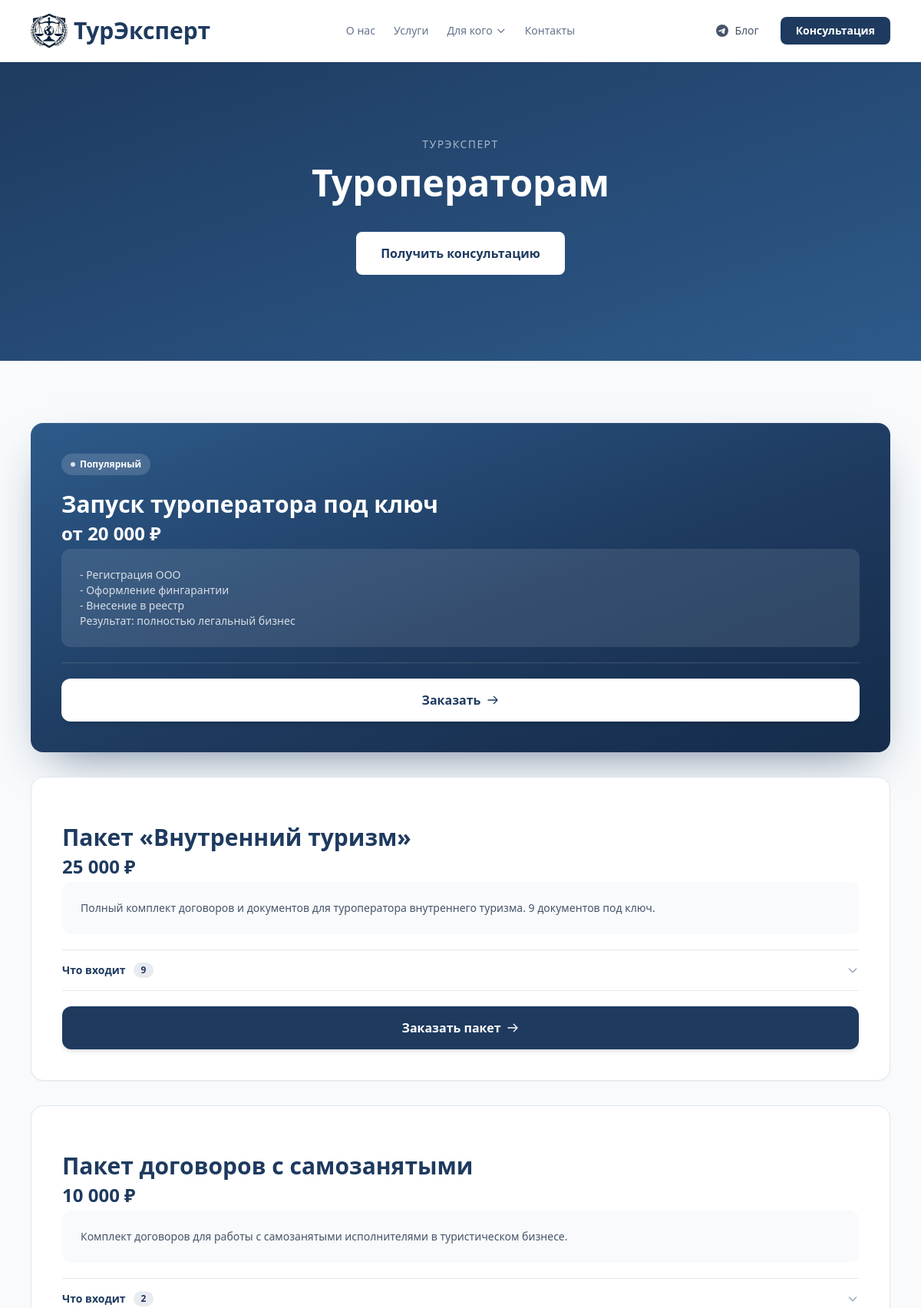
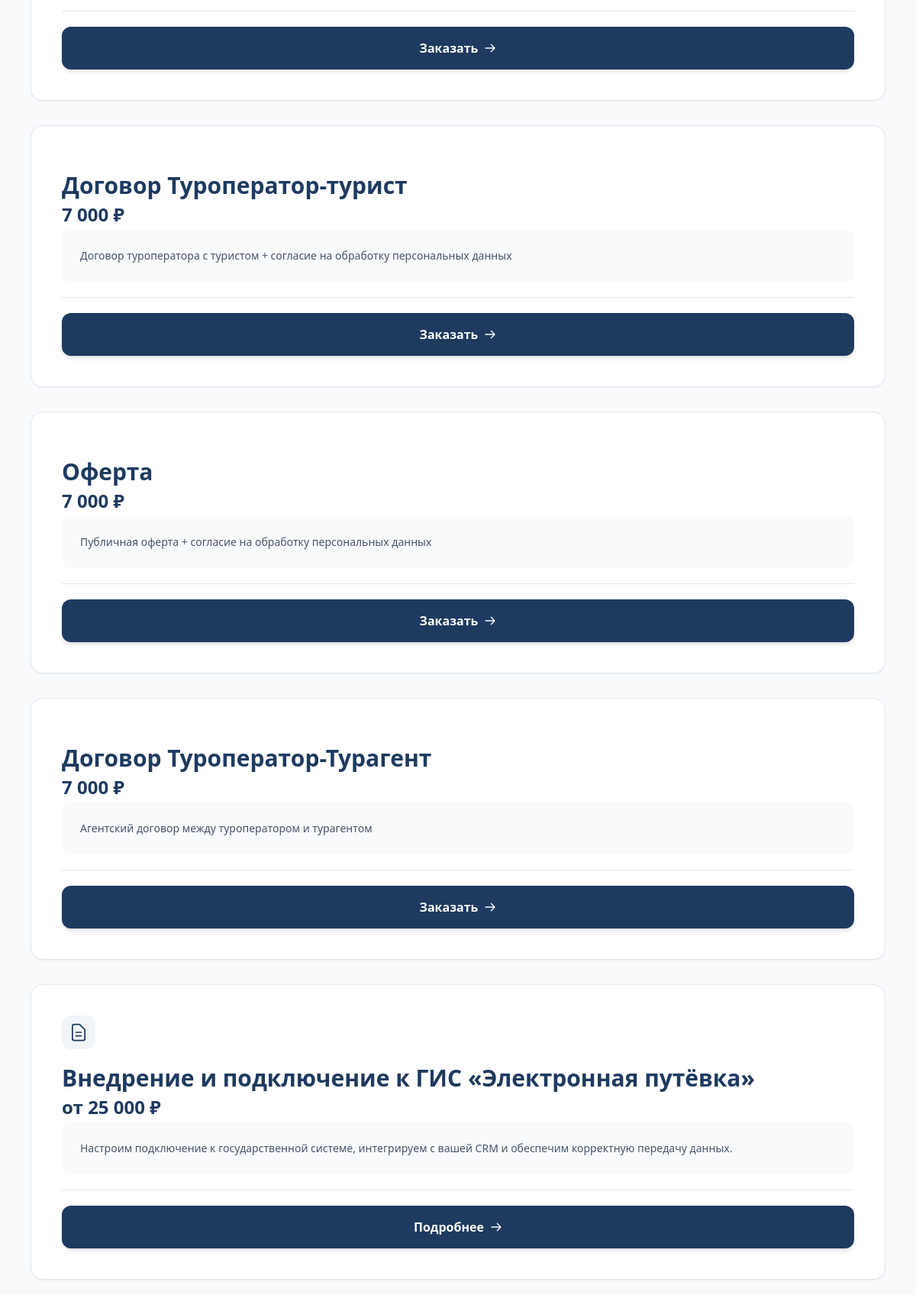
The app's page /dlya/turoperatoram/ (upper part) with its own data (2 pictures, top to bottom).
### core/models.py (models this page shows, shortened)
class AudiencePage(models.Model):
    slug = models.SlugField("URL (slug)", unique=True, allow_unicode=True)
    title = models.CharField("Заголовок", max_length=200)
    subtitle = models.CharField("Подзаголовок", max_length=400, blank=True)
    content = models.TextField("Основной текст", blank=True)
    meta_description = models.CharField("Meta description (SEO)", max_length=300, blank=True)
    is_published = models.BooleanField("Опубликована", default=False)
    order = models.PositiveIntegerField("Порядок в меню", default=0)
    class Meta:
        verbose_name = "Страница аудитории"
        verbose_name_plural = "Страницы аудиторий"
        ordering = ['order']

class PriceCard(models.Model):
    CARD_TYPES = (
        ('wide', 'Широкая'),
        ('thin', 'Тонкая'),
    )
    title = models.CharField(max_length=200, verbose_name="Название услуги")
    price_display = models.CharField(max_length=100, verbose_name="Цена (текст)")
    description = models.TextField(blank=True, verbose_name="Описание")
    button_text = models.CharField(max_length=50, default="Заказать", verbose_name="Текст кнопки")
    is_highlighted = models.BooleanField(default=False, verbose_name="Выделенная карточка")
    icon_svg = models.TextField(blank=True, null=True, verbose_name="SVG иконка (код)")
    card_type = models.CharField(max_length=10, choices=CARD_TYPES, default='thin', verbose_name="Тип карточки")
    detail_page = models.ForeignKey(
        InfoPage, on_delete=models.SET_NULL, blank=True, null=True,
        verbose_name="Страница подробнее"
    )
    audience = models.ForeignKey(
        AudiencePage, on_delete=models.SET_NULL, blank=True, null=True,
        verbose_name="Страница аудитории"
    )
    order = models.PositiveIntegerField(default=0, verbose_name="Порядок")
    class Meta:
        verbose_name = "Ценовая карточка"
        verbose_name_plural = "Ценовые карточки"
        ordering = ['order']

### core/views.py (the view)
# urls.py: path('dlya/<slug:slug>/', views.audience_page, name='audience_page'),
def audience_page(request, slug):
    page = get_object_or_404(AudiencePage, slug=slug, is_published=True)
    context = {
        'page': page,
        'wide_cards': PriceCard.objects.filter(card_type='wide', audience=page),
        'thin_cards': PriceCard.objects.filter(card_type='thin', audience=page),
        'info_cards': InfoCard.objects.filter(audience=page),
    }
    return render(request, 'core/audience.html', context)

### core/templates/core/audience.html (shortened to what this page needs)
{% extends 'base.html' %}
{% load static %}
{% block content %}
<section class="relative bg-gradient-to-br from-[#1e3a5f] to-[#2d5a8a] py-20 md:py-28">
    <div class="max-w-4xl mx-auto px-4 text-center">
        <p class="text-white/60 text-sm uppercase tracking-widest mb-4">ТурЭксперт</p>
        <h1 class="text-4xl md:text-5xl font-bold text-white mb-6">{{ page.title }}</h1>
        <div class="mt-10">
            <a href="#" onclick="openModal(); return false;" class="inline-flex items-center justify-center px-8 py-4 bg-white text-[#1e3a5f] hover:bg-white/90 font-semibold rounded-lg transition-colors">
                Получить консультацию
            </a>
        </div>
    </div>
</section>
{% if wide_cards or thin_cards or info_cards %}
<section class="py-20 bg-slate-50 border-t border-slate-200">
    <div class="max-w-6xl mx-auto px-4">
        {% if wide_cards %}
        <div class="grid grid-cols-1 gap-8 mb-12">
            {% for card in wide_cards %}
            {% with items=card.accordion_items.all %}
            <div class="rounded-2xl p-8 md:p-10 shadow-sm hover:shadow-lg transition-all duration-300 flex flex-col {% if card.is_highlighted %}text-white{% else %}text-slate-900 border border-slate-200 bg-white{% endif %}"
                 {% if card.is_highlighted %}style="background:linear-gradient(160deg,#2d5a8a 0%,#1e3a5f 55%,#152c4a 100%);box-shadow:0 26px 60px -26px rgba(30,58,95,.65),inset 0 1px 0 rgba(255,255,255,.07)"{% endif %}>
                <div class="flex items-start justify-between gap-3 mb-5">
                    {% if card.icon_svg %}
                    <div class="w-11 h-11 rounded-xl flex items-center justify-center flex-shrink-0 {% if card.is_highlighted %}bg-white/10 text-white{% else %}bg-slate-100 text-[#1e3a5f]{% endif %}">
                        {{ card.icon_svg|safe }}
                    </div>
                    {% endif %}
                    {% if card.is_highlighted %}
                    <span class="inline-flex items-center gap-1.5 text-xs font-bold px-3 py-1.5 rounded-full bg-white/15 text-white">
                        <span class="w-1.5 h-1.5 rounded-full bg-white/80"></span>Популярный
                    </span>
                    {% endif %}
                </div>
                <h3 class="text-2xl md:text-3xl font-bold {% if card.is_highlighted %}text-white{% else %}text-[#1e3a5f]{% endif %} mb-1 leading-tight">{{ card.title }}</h3>
                <p class="text-2xl font-bold {% if card.is_highlighted %}text-white{% else %}text-[#1e3a5f]{% endif %} mb-1">{{ card.price_display }}</p>
                {% if card.description %}
                <div class="{% if card.is_highlighted %}bg-white/10{% else %}bg-slate-50{% endif %} rounded-xl p-6 mb-5 text-sm {% if card.is_highlighted %}text-white/80{% else %}text-slate-600{% endif %}">
                    {{ card.description|linebreaks }}
                </div>
                {% else %}
                <div class="mb-5"></div>
                {% endif %}
                {% if card.detail_page %}
                <div class="mt-auto pt-5">
                    <a href="{% url 'info_page' slug=card.detail_page.slug %}" class="w-full inline-flex items-center justify-center gap-2 px-8 py-4 {% if card.is_highlighted %}bg-white text-[#1e3a5f] hover:bg-white/90{% else %}bg-[#1e3a5f] text-white hover:bg-[#2d5a8a]{% endif %} font-bold rounded-xl transition-all duration-200 hover:-translate-y-0.5 shadow-md hover:shadow-lg">
                        Подробнее
                        <svg class="w-4 h-4" fill="none" stroke="currentColor" viewBox="0 0 24 24">
                            <path stroke-linecap="round" stroke-linejoin="round" stroke-width="2" d="M14 5l7 7m0 0l-7 7m7-7H3"/>
                        </svg>
                    </a>
                </div>
                {% else %}
                <hr class="{% if card.is_highlighted %}border-white/15{% else %}border-slate-200{% endif %} mb-0">
                {% if items %}
                <div class="pkg-acc">
                    <button type="button" class="pkg-acc-btn w-full flex items-center justify-between py-4 text-left">
                        <span class="flex items-center gap-2.5 text-sm font-bold {% if card.is_highlighted %}text-white{% else %}text-[#1e3a5f]{% endif %}">
                            Что входит
                            <span class="text-xs font-bold px-2.5 py-0.5 rounded-full {% if card.is_highlighted %}bg-white/15 text-white/90{% else %}bg-[#1e3a5f]/10 text-[#1e3a5f]{% endif %}">{{ items|length }}</span>
                        </span>
                        <svg class="pkg-acc-chev w-4 h-4 flex-shrink-0 {% if card.is_highlighted %}text-white/50{% else %}text-slate-400{% endif %}" fill="none" stroke="currentColor" viewBox="0 0 24 24">
                            <path stroke-linecap="round" stroke-linejoin="round" stroke-width="2" d="M19 9l-7 7-7-7"/>
                        </svg>
                    </button>
                </div>
                <hr class="{% if card.is_highlighted %}border-white/15{% else %}border-slate-200{% endif %} mb-5">
                {% else %}
                <div class="mb-5"></div>
                {% endif %}
                <div class="mt-auto">
                    <a href="#" onclick="openModal(); return false;" class="w-full inline-flex items-center justify-center gap-2 px-8 py-4 {% if card.is_highlighted %}bg-white text-[#1e3a5f] hover:bg-white/90{% else %}bg-[#1e3a5f] text-white hover:bg-[#2d5a8a]{% endif %} font-bold rounded-xl transition-all duration-200 hover:-translate-y-0.5 shadow-md hover:shadow-lg">
                        {{ card.button_text }}
                        <svg class="w-4 h-4" fill="none" stroke="currentColor" viewBox="0 0 24 24">
                            <path stroke-linecap="round" stroke-linejoin="round" stroke-width="2" d="M14 5l7 7m0 0l-7 7m7-7H3"/>
                        </svg>
                    </a>
                </div>
                {% endif %}
            </div>
            {% endwith %}
            {% endfor %}
        </div>
        {% endif %}
    </div>
</section>
{% endif %}
{% endblock %}

### theme/templates/base.html (shortened to what this page needs)
{% load static %}
<!DOCTYPE html>
<html lang="ru">
<head>
    <script src="https://cdn.tailwindcss.com"></script>
</head>
<body class="bg-white text-gray-900 font-sans" style="padding-top: 2px;">
    <header class="fixed top-0 left-0 right-0 z-50 bg-white border-b border-slate-200 shadow-sm gpu-accelerate">
        <div class="max-w-6xl mx-auto px-4 py-4 flex items-center relative">
            <a href="{% url 'index' %}" class="flex items-center gap-2 flex-shrink-0 relative z-10">
                <img src="{% static 'logo.png' %}" alt="ТурЭксперт" class="h-8 md:h-12 w-auto">
                <span class="text-xl md:text-2xl lg:text-3xl font-bold text-[#1e3a5f]">ТурЭксперт</span>
            </a>
            <nav class="hidden md:flex absolute left-1/2 -translate-x-1/2 space-x-6 text-sm items-center">
                <a href="{% url 'index' %}#about" class="text-slate-500 hover:text-[#1e3a5f] transition-colors">О нас</a>
                <a href="{% url 'index' %}#services" class="text-slate-500 hover:text-[#1e3a5f] transition-colors">Услуги</a>
                <div class="relative group">
                    <button class="flex items-center gap-1 text-slate-500 hover:text-[#1e3a5f] transition-colors py-1">
                        Для кого
                        <svg class="w-3.5 h-3.5 transition-transform group-hover:rotate-180" fill="none" stroke="currentColor" viewBox="0 0 24 24">
                            <path stroke-linecap="round" stroke-linejoin="round" stroke-width="2" d="M19 9l-7 7-7-7"/>
                        </svg>
                    </button>
                </div>
                <a href="{% url 'contacts' %}" class="text-slate-500 hover:text-[#1e3a5f] transition-colors">Контакты</a>
            </nav>
            <div class="flex items-center gap-3 ml-auto relative z-10">
                <a href="https://t.me/turoperatorvdele" target="_blank" class="hidden md:inline-flex items-center gap-2 px-4 py-2 text-slate-600 hover:text-[#1e3a5f] text-sm font-medium transition-colors">
                    Блог
                </a>
                <a href="#" onclick="openModal(); return false;" class="hidden md:inline-block px-5 py-2 bg-[#1e3a5f] hover:bg-[#2d5a8a] text-white text-sm font-semibold rounded-lg transition-colors">
                    Консультация
                </a>
            </div>
        </div>
    </header>
    <div class="h-16"></div>
    <main>
        {% block content %}{% endblock %}
    </main>
</body>
</html>

### theme/templates/base.html (style rules this page uses)
html { scroll-behavior: smooth; scroll-padding-top: 80px; }
* { -webkit-font-smoothing: antialiased; -moz-osx-font-smoothing: grayscale; }
.gpu-accelerate { transform: translateZ(0); backface-visibility: hidden; perspective: 1000px; }
body { box-shadow: inset 0 0 100px rgba(0,0,0,0.03); }
.rounded-xl { border-radius: 13px; }
.rounded-2xl { border-radius: 17px; }
.rounded-lg { border-radius: 7px; }

### core/templates/core/audience.html (style rules this page uses)
.pkg-acc-chev { transition:transform .3s cubic-bezier(.4,0,.2,1); }

### records on screen
AudiencePage: title "Туроператорам"
PriceCard: is_highlighted True (drawn), title "Запуск туроператора под ключ", price_display "от 20 000 ₽", description "- Регистрация ООО - Оформление фингарантии - Внесение в реестр Результат: полностью легальный бизнес", button_text "Заказать"
PriceCard: title "Пакет «Внутренний туризм»", price_display "25 000 ₽", description "Полный комплект договоров и документов для туроператора внутреннего туризма. 9 документов под ключ.", is_highlighted False (drawn), accordion_items.all|length "9", button_text "Заказать пакет"
PriceCard: title "Пакет договоров с самозанятыми", price_display "10 000 ₽", description "Комплект договоров для работы с самозанятыми исполнителями в туристическом бизнесе.", is_highlighted False (drawn), accordion_items.all|length "2", button_text "Заказать"
PriceCard: title "Договор Туроператор-турист", price_display "7 000 ₽", description "Договор туроператора с туристом + согласие на обработку персональных данных", is_highlighted False (drawn), button_text "Заказать"
PriceCard: title "Оферта", price_display "7 000 ₽", description "Публичная оферта + согласие на обработку персональных данных", is_highlighted False (drawn), button_text "Заказать"
PriceCard: title "Договор Туроператор-Турагент", price_display "7 000 ₽", description "Агентский договор между туроператором и турагентом", is_highlighted False (drawn), button_text "Заказать"
PriceCard: title "Внедрение и подключение к ГИС «Электронная путёвка»", price_display "от 25 000 ₽", description "Настроим подключение к государственной системе, интегрируем с вашей CRM и обеспечим корректную передачу данных.", is_highlighted False (drawn), button_text "Подробнее"
